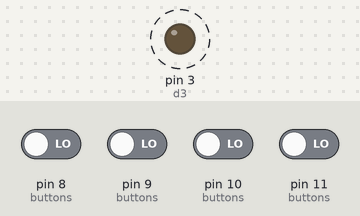
Recording of a sketch running on a simulated Arduino Uno, built with avr-gcc and run on an emulated ATmega328P. On the bench: output pins drawn as LEDs (lit = HIGH). Dashed ring = blinking. Inputs (shaded band) come from the test bench; at power-on: pin 8 (buttons), pin 9 (buttons), pin 10 (buttons), pin 11 (buttons) LOW.

Above: at 0.15 s.
Timing chart, 0 to 3.0 s (numbered marks = the images above):
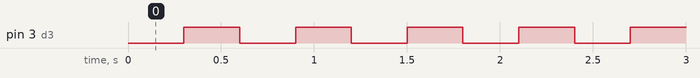

Measured:
- by itself, pin 3 (d3): alternates HIGH for 0.30 s and LOW for 0.30 s

The sketch:

Timer_sketch.ino
```cpp
// RUN Leds and buttons
const int d4 = 4;
const int d5 = 5;
const int d6 = 6;
const int d7 = 7;
int leds[] = {d4,d5,d6,d7};
int lengthLeds = sizeof(leds) /sizeof(leds[0]);

const int b0 = 8;
const int b1 = 9;
const int b2 = 10;
const int b3 = 11;
int buttons[] = {b0,b1,b2,b3};
int lengthButtons = sizeof(buttons) /sizeof(buttons[0]);

int vals[] = {0,0,0,0};
int lengthValues = sizeof(vals) /sizeof(vals[0]);
int ms_delay = 100;

uint32_t myTimer1, myTimer2;
const int d3 = 3;

void setup() {

  if(check() ){
    for(int i=0; i<lengthLeds; i++){
      pinMode(leds[i], OUTPUT);
      digitalWrite(leds[i], LOW);
      pinMode(buttons[i], INPUT);
    }
  }
  pinMode(d3, OUTPUT);
  digitalWrite(d3, LOW);
}


void loop() {

  if(check() ){
    for(int i=0; i<lengthLeds; i++){
      vals[i] = digitalRead(buttons[i]);
      digitalWrite(leds[i], vals[i]);
    }
    delay(ms_delay);
  }

  if (millis() - myTimer1 >= 250) {   // таймер на 500 мс (2 раза в сек)
    myTimer1 = millis();              // сброс таймера
    digitalWrite(d3, !digitalRead(d3));
  }
  /*
  if (millis() - myTimer2 >= 250) {   // таймер на 500 мс (2 раза в сек)
    myTimer2 = millis();              // сброс таймера
    digitalWrite(d3, HIGH);
  }
  */

}


bool check(){
  bool checkedLedsAndButtons = (lengthLeds == lengthButtons);
  bool checkedLedsAndValues = (lengthLeds == lengthValues);
  bool checkedButtonsAndValues = (lengthButtons == lengthValues);
  return (checkedLedsAndButtons && checkedLedsAndValues && checkedButtonsAndValues);
}
```
